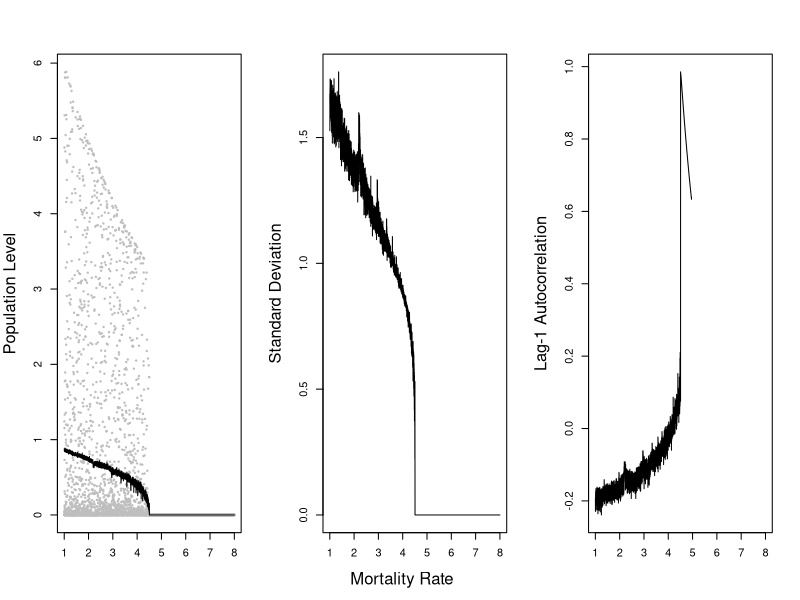
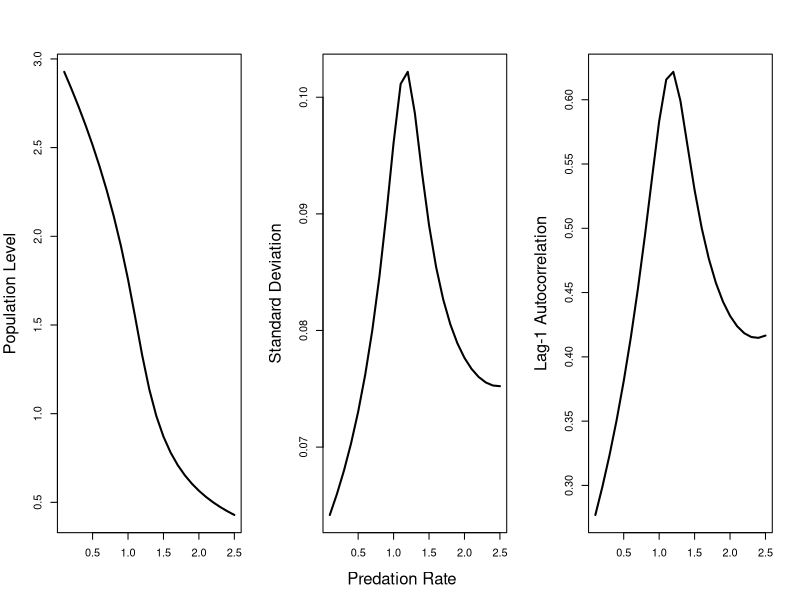

Source code (R) for these figures, in order:
# Code to generate two example figures for early warning review

require(plyr)

s.model <- function(x, r, sK, m) {

  x1 <- x * exp(r * (1-x) - m / (1+ sK*x))
  return(x1)
  }

m <- seq(1,8,by=0.001)
r <- 4.5
sK <- 16
x0 <- runif(length(m))
T <- 1000
X <- matrix(NA, nrow=T+1, ncol=length(m))
X[1,] <- x0

for (i in 1:T) {
  
  X[i+1,] <- s.model(X[i,], r, sK, m)
  
  }

schreiber.stats <- adply(1:length(m), 1, function(x) data.frame(
  m=m[x],
  mean=mean(X[800:1001,x]),
  SD=sd(X[800:1001,x] - mean(X[800:1001,x])),
  AR1=acf(X[800:1001,x], lag.max=1, plot=FALSE)$acf[2]
  ))

pdf("schreiber-fig.pdf", width=6, height=3)
par(mfrow=c(1,3), cex.lab=1.5, oma=c(0,0.25,0,0))
plot(m, X[1001,], pch=19, cex=0.3, xlab = "", ylab="Population Level", col="grey")
lines(schreiber.stats$m, schreiber.stats$mean, type="l")
plot(schreiber.stats$m, schreiber.stats$SD, type="l", ylab="Standard Deviation", xlab="")
plot(schreiber.stats$m, schreiber.stats$AR1, type="l", ylab="Lag-1 Autocorrelation", xlab="")
mtext("Mortality Rate", side=1, outer=T, padj=-2)
dev.off()



k.model <- function(V, parms) {

  r = parms[["r"]]
  K = parms[["K"]]
  c = parms[["c"]]
  V0 = parms[["V0"]]
  dt = parms[["dt"]]
  sigma = parms[["sigma"]]
    
  dVdt <- r*V*(1- V/K) - c*(V^2)/(V^2 + V0^2)
  
  V1 <- V + dVdt*dt + sigma*rnorm(1,mean=0,sd=sqrt(dt))
  
  }


dt <- 0.01
T <- 300
cs <- seq(0.1,2.5,0.1)
parms <- list(K=3,r=1,V0=1, c=cs, sigma=0.1, dt=dt)
Vout <- matrix(NA, nrow=(T/dt)+1, ncol=length(cs))
Vout[1,] <- parms[["V0"]]
for(i in 1:(nrow(Vout)-1)) {
  Vout[i+1,] <- k.model(Vout[i,], parms)
  }

Vout <- Vout[seq(nrow(Vout)-200*(1/dt),nrow(Vout),length.out=200),]
kefi.stats <- adply(1:length(cs), 1, function(x) data.frame(
  c=cs[x],
  mean=mean(Vout[,x]),
  SD=sd(Vout[,x] - mean(Vout[,x])),
  AR1=acf(Vout[,x], lag.max=1, plot=FALSE)$acf[2]
  ))

pdf("kefi-fig.pdf", width=6, height=3)
par(mfrow=c(1,3), cex.lab=1.5, oma=c(0,0.25,0,0))
plot(kefi.stats$c, tail(Vout,1), xlab="", ylab="Population Level", type="l", lwd=2)
plot(kefi.stats$c, kefi.stats$SD, type="l", ylab="Standard Deviation", xlab="", lwd=2)
plot(kefi.stats$c, kefi.stats$AR1, type="l", ylab="Lag-1 Autocorrelation", xlab="", lwd=2)
mtext("Predation Rate", side=1, outer=T, padj=-2)
dev.off()
